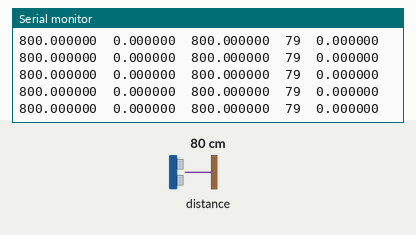
Bench run of a sketch on a simulated ESP8266 (Wemos D1 mini). Shown: the last lines printed to the serial monitor. The inputs (shaded band) are chosen by the test bench; at power-on: distance to the obstacle 80 cm. WiFi joins after 1.5 s; servers stay silent unless stated.

Above: at 2.7 s.
2.8 s: distance to the obstacle set to 4 cm
At 2.83 s:
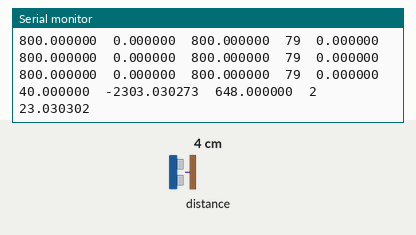
4.3 s: distance to the obstacle set to 9 cm
At 4.31 s:
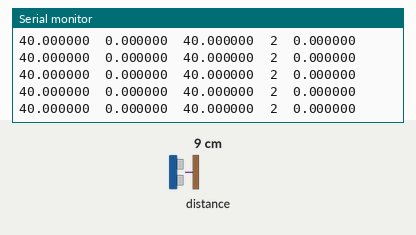
Timing chart, 0 to 7.3 s (numbered marks = the images above; inputs shaded):
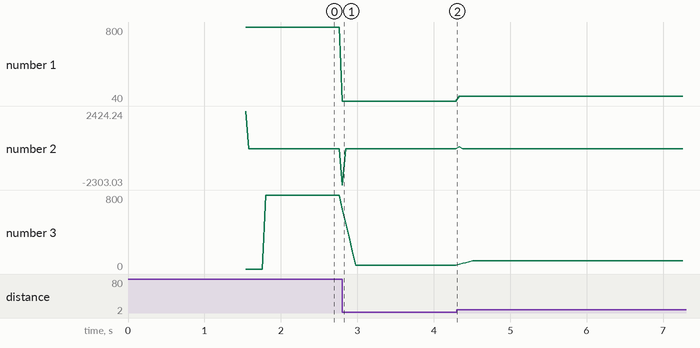

The sketch:

TOF_Node.ino
```cpp
/*
      Coded for the Wemos D1 Mini (in board manager select)
      - Lolin(WEMOS) D1 R2 & Mini
      - CPU Freq: 160Mhz
      - Erase Flash: All Flash Contents

      Requires the Pololu VL530l0X Lib
      https://github.com/pololu/vl53l0x-arduino

      COnect VL530l0X pins as follows:
      -VCC -> ESP8266 3.3V
      -GND -> ESP8266 GND
      -SCK(CLK) -> ESP8266 D1
      -SDA(DAT) -> ESP8266 D2
      -XSHUT Not connected
      -SPIO1 Not connected

	   Sensors I2C Address is hard coded to 41 (0x29)

 */

#include <ESP8266WiFi.h>
#include <WiFiUdp.h>
#include <Wire.h>
#include <VL53L0X.h>

VL53L0X TOFSenseModule;
unsigned long delayBetweenRangeReading = 100;
unsigned short int readValue=0;
const byte numerOfSamples = 5;
float rangeSamples[numerOfSamples];
unsigned short int sampleCounter=0;
byte percentileScaledValue=0;
//{Closest VALID distance from sensor, Furthest VALID distance from sensor,0,0}
float readMargins[4] = {20, 1000, 0, 0};
float previousRange=0, currentRange=0, currentSlope=0, rangeAverage=0, previousRangeAverage=0;
float currentVelocity = 0, currentVelocityinMMPerSecond=0;
float rangeAverageFlutter = 3;
unsigned long rangeTimers[3] = {0,0,0}, txTimers[3] = {0,0,0};
//Clock and DATA pins for i2c buss
byte I2C_CLOCK_PIN = D3;
byte I2C_DATA_PIN = D4;
//Network Stuff
//Please enter corect details for wifi details
const char * ssid = "Studio";
const char * password = "fa5fa5fa55";
WiFiUDP Udp;
const unsigned int udpTXPort = 1000;
//Each sensor node needs its own unique ID
const byte nodeID = 5;
/*
Node Type
0=TOF
1=BUTTON (Not yet impleneted but compatible)
*/
const byte nodeType = 0;
//Data packet that is sent when a valid ranging is performed
/*Byte  Value
  0     NodeID
  1		  Node Type: 0=TOF 1=BUTTON
  2     Percentile Range based on readMargins from 0 to 100
  3     Float[i0]:  Actual Range Reading
  4     Float[i1]:  Actual Range Reading
  5     Float[i2]:  Actual Range Reading
  6     Float[i3]:  Actual Range Reading
  7     Float[i0]:  Velocity
  8     Float[i1]:  Velocity
  9     Float[i2]:  Velocity
  10     Float[i3]:  Velocity
  11    Float[i0]:  Avg Range Reading
  12    Float[i1]:  Avg Range Reading
  13    Float[i2]:  Avg Range Reading
  14    Float[i3]:  Avg Range Reading
 */
const byte packetSize=15;
byte dataToSend[packetSize];
//Before uploading this code to each sensor node, set up the server node and obtanin its IP address and enter it here
//Im assuimng the IP address of the server is 192.168.1.250
IPAddress serverAddress(192,168,1,250);

void setup()
{
  //Enable Debug to Serial Port 1
  Serial.begin(115200);
  Serial.printf("\r\n");
  //Eable WIFI
  WiFi.mode(WIFI_STA);
  WiFi.begin(ssid, password);
  while (WiFi.status() != WL_CONNECTED)
  {
        delay(100);
        Serial.print(".");
  }
  if(nodeType==0)
  {
    Serial.printf("\r\nTOF Sense Module\t%d\tis ONLINE\r\nCurrent Ip Address:\t", nodeID);
  }
  else if(nodeType==1)
  {
    Serial.printf("\r\nBUTTON Sense Module\t%d\tis ONLINE\r\nCurrent Ip Address:\t", nodeID);
  }
  Serial.print(WiFi.localIP());
  Serial.print("\r\n");

  if(nodeType==0)
  {
  //Init I2C
    Wire.begin(I2C_DATA_PIN, I2C_CLOCK_PIN);
    //Init TOF Module
    TOFSenseModule.init();
    TOFSenseModule.startContinuous();
    //set up sense margins
    readMargins[2] = readMargins[1]-readMargins[0];
  }
  else if(nodeType==1)
  {
    //Init Buttons
  }
  //Set this Nodes ID
  dataToSend[0] = nodeID;
  dataToSend[1] = nodeType;
  startTimer(1, txTimers);
}

void loop()
{
  rangeTimers[0] = millis();
  getRange(&currentRange);
  while(currentRange==-1)
  {
    rangeTimers[0] = millis();
    getRange(&currentRange);
    yield();
  }
  currentSlope = getSlope(previousRange, currentRange);
  rangeTimers[1] = millis();
  rangeTimers[2] = rangeTimers[1]-rangeTimers[0];
  //Set percentile range value based ont he read margins
  percentileScaledValue = ((currentRange-readMargins[0])/readMargins[2])*100;
  //Run averaging to work out if ts still or not
  rangeAverage = getAvgRange(&currentRange, rangeSamples, &sampleCounter);
  if(rangeAverage > (previousRangeAverage+rangeAverageFlutter) || rangeAverage < (previousRangeAverage-rangeAverageFlutter))
  {
    if(currentSlope>0)
    {
      //Movement AWAY from the TOF module
      currentVelocity = ((currentRange - previousRange)/1000) / ((float)rangeTimers[2]/1000);
    }
    else if(currentSlope<0)
    {
      //Movement TOWARDS to the TOF module
      currentVelocity = ((previousRange - currentRange)/1000) / ((float)rangeTimers[2]/1000);
    }
    else
    {
      currentVelocity = 0;
    }
  }
  else
  {
    //STILL
    currentVelocity = 0;
  }

  //calculate Velocity in M/s
  currentVelocityinMMPerSecond = (currentRange - previousRange) / ((float)rangeTimers[2]/100);
  //Output to console
  Serial.printf("\r\n%f\t%f\t%f\t%d\t%f", currentRange, currentVelocityinMMPerSecond, rangeAverage, percentileScaledValue, currentVelocity);

  previousRange = currentRange;
  previousRangeAverage = rangeAverage;

  //TX data every delayBetweenRangeReading
  if( hasTimedOut(txTimers) )
  {
    txData();
    startTimer(delayBetweenRangeReading, txTimers);
  }
  delay(10);
}

void txData()
{
  byte cRange_ByteArray[3], cVelocity_ByteArray[3], avgRange_ByteArray[3];
  byte bIndex = 0;

  //convert currentRange (float) into byte array
  floatToByteArray(currentRange, cRange_ByteArray);
  //convert currentVelocityinMMPerSecond(float) into byte array
  //floatToByteArray(currentVelocityinMMPerSecond, cVelocity_ByteArray);
  //convert currentVelocity(float) into byte array
  floatToByteArray(currentVelocity, cVelocity_ByteArray);
  //convert readValue(float) into byte array
  floatToByteArray(rangeAverage, avgRange_ByteArray);
  //store byte arrays into the data packet to TX
  dataToSend[2] = percentileScaledValue;
  memcpy(dataToSend+3, cRange_ByteArray, 4);
  memcpy(dataToSend+7, cVelocity_ByteArray, 4);
  memcpy(dataToSend+11, avgRange_ByteArray, 4);

  //TX Packet
  Udp.beginPacket(serverAddress, udpTXPort);
  Udp.write(dataToSend, packetSize);
  Udp.endPacket();
}

void floatToByteArray(float fValue, byte* byteArray)
{
  byte* bytePointerToFloatValue = (byte*)&fValue;
  byteArray[0] = bytePointerToFloatValue[0];
  byteArray[1] = bytePointerToFloatValue[1];
  byteArray[2] = bytePointerToFloatValue[2];
  byteArray[3] = bytePointerToFloatValue[3];
}

void getRange(float *returnRange)
{
  readValue = TOFSenseModule.readRangeContinuousMillimeters();
  if(readValue>readMargins[0] && readValue<readMargins[1])
  {
    *returnRange = readValue;
  }
  else
  {
    *returnRange = -1;
  }
}

float getAvgRange(float *rangeRead, float *samples, unsigned short int *sCounter)
{
  byte isCnt=0;
  float avgRange=0;

  samples[*sCounter%numerOfSamples] = *rangeRead;
  if(*sCounter>numerOfSamples)
  {
    for(isCnt=0; isCnt<numerOfSamples; isCnt++)
    {
      avgRange += samples[isCnt];
    }
    avgRange = avgRange/numerOfSamples;
    *sCounter = *sCounter + 1;
    return avgRange;
  }
  *sCounter = *sCounter + 1;
  return avgRange;
}

float getSlope(float x1, float x2)
{
  float slope=0;

  if(x1!=x2)
  {
    slope = 1 / (x2-x1);
  }
  return slope;
}

byte hasTimedOut(unsigned long* timerArray)
{
  timerArray[1] = millis();
  if(timerArray[2] < timerArray[1]-timerArray[0])
  {
    return 1;
  }
  return 0;
}
void startTimer(unsigned long durationInMillis, unsigned long* timerArray)
{
  timerArray[0] = millis();
  timerArray[2] = durationInMillis;
}
```

Measured:
- after the input at 2.8 s, the serial monitor: prints a new line at once (image 1)
- plotted number 1: 800 → 40 after the input at 2.8 s, 40 → 90 after the input at 4.3 s
- plotted number 3: 800 → 40 after the input at 2.8 s, 40 → 90 after the input at 4.3 s
